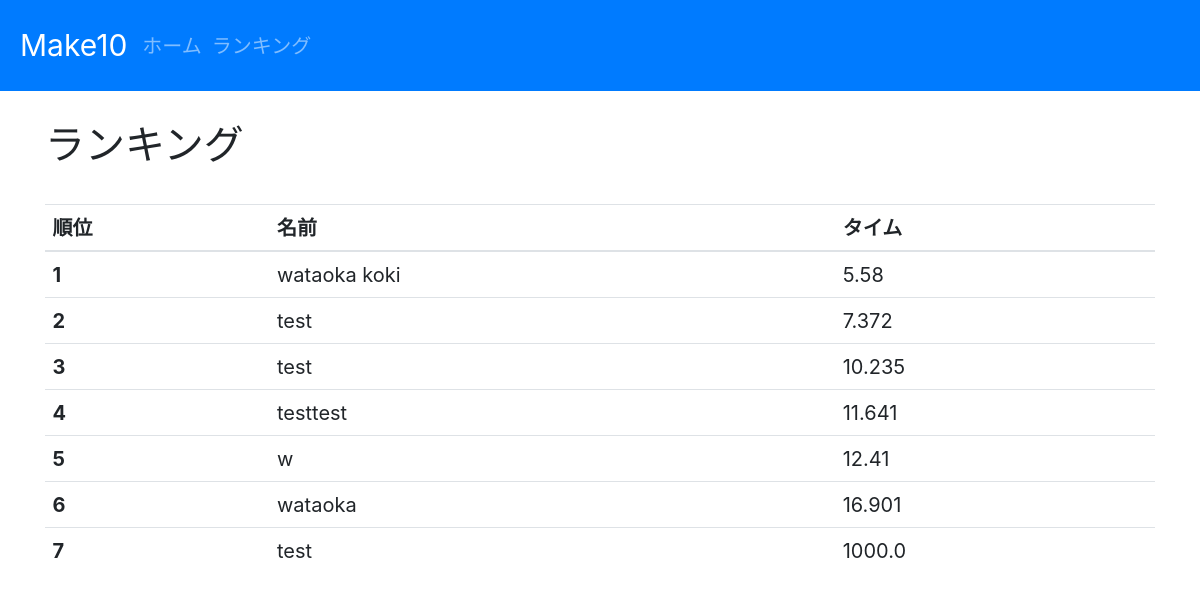
Before: /ranking with the older database file.
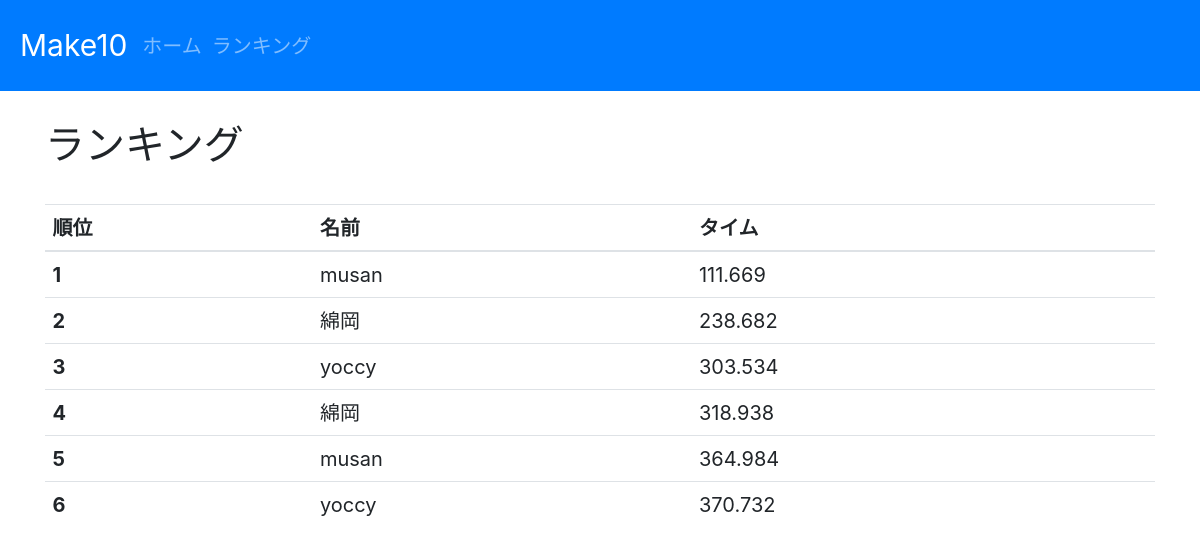
After: the same page with the newer database file.
### make10/models.py (models this page shows)
class Record(models.Model):
    name = models.CharField(max_length=25)
    time = models.FloatField()

### make10/views.py (the view)
# urls.py: path('ranking', views.ranking, name='ranking')
def ranking(request):
    all_records = Record.objects.all().order_by("time")
    context = {"all_records": all_records}
    return render(request, "make10/ranking.html", context=context)

### make10/templates/make10/ranking.html
{% extends 'make10/base.html' %}
{% block content %}
<div class="container">
    <br>
    <h1>ランキング</h1>
    <br>
    <table class="table">
            <thead>
                <tr>
                    <th>順位</th>
                    <th>名前</th>
                    <th>タイム</th>
                </tr>
            </thead>
            <tbody>
                {% for record in all_records %}
                <tr>
                    <th>{{ forloop.counter }}</th>
                    <td>{{ record.name }}</td>
                    <td>{{ record.time }}</td>
                </tr>
                {% endfor %}
            </tbody>
        </table>
</div>
{% endblock %}

### make10/templates/make10/base.html (shortened to what this page needs)
{% load staticfiles %}
<!DOCTYPE html>
<html>
    <head>
        <link rel="stylesheet" href="https://stackpath.bootstrapcdn.com/bootstrap/4.2.1/css/bootstrap.min.css">
        <link rel="stylesheet" href="{% static 'css/style.css' %}">
    </head>
    <body>
        <nav class="navbar navbar-expand navbar-dark bg-primary">
                <a class="navbar-brand" href="{% url 'index' %}">Make10</a>
                <div class="collapse navbar-collapse" id="navbarNavAltMarkup">
                  <div class="navbar-nav">
                    <a class="nav-item nav-link" href="{% url 'index' %}">ホーム</a>
                    <a class="nav-item nav-link" href="{% url 'ranking' %}">ランキング</a>
                  </div>
                </div>
        </nav>
        {% block content %}
        {% endblock %}
    </body>
</html>

### make10/static/css/style.css (style rules this page uses)
html { font-size: 10px; }
@media screen and (min-width: 0px) { h1 { font-size: 3.2rem; } }
@media screen and (min-width: 0px) { body { font-size: 1.8rem; } }
@media screen and (min-width: 750px) { h1 { font-size: 5.6rem; } }
@media screen and (min-width: 750px) { body { font-size: 2.6rem; } }
@media screen and (min-width: 1200px) { h1 { font-size: 4.0rem; } }
@media screen and (min-width: 1200px) { body { font-size: 2.0rem; } }
@media screen and (min-width: 0px) { .navbar { padding: 1.5rem; } }
@media screen and (min-width: 0px) { .navbar-brand { font-size: 3.2rem; } }
@media screen and (min-width: 1000px) { .navbar { padding: 2rem; } }
@media screen and (min-width: 1000px) { .navbar-brand { font-size: 3.6rem; } }
@media screen and (min-width: 1200px) { .navbar { padding-left: 2.0rem; } }
@media screen and (min-width: 1200px) { .navbar-brand { font-size: 3.0rem; } }

Changed rows visible on the page:
removed Record: name "wataoka koki", time "5.58"
removed Record: name "test", time "7.372"
removed Record: name "test", time "10.235"
removed Record: name "testtest", time "11.641"
removed Record: name "w", time "12.41"
removed Record: name "wataoka", time "16.901"
removed Record: name "test", time "1000.0"
added Record: name "musan", time "111.669"
added Record: name "綿岡", time "238.682"
added Record: name "yoccy", time "303.534"
added Record: name "綿岡", time "318.938"
added Record: name "musan", time "364.984"
added Record: name "yoccy", time "370.732"
